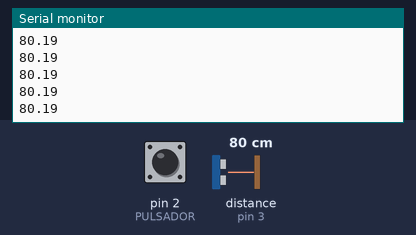
Simulated run of this sketch. Board: Arduino Uno, built with avr-gcc and run on an emulated ATmega328P. Shown: the last lines printed to the serial monitor. Wiring (inferred from the names in the program): ultrasonic range finder: trigger pin 7; echo pin 3. The inputs (shaded band) are chosen by the test bench; at power-on: pin 2 (PULSADOR) HIGH, distance to the obstacle (sensor on pin 3) 80 cm. The echo pulse lasts 58.3 µs per cm.

Above: at 1.2 s.
1.3 s: pin 2 (PULSADOR) pulled LOW for 0.15 s
3.0 s: distance to the obstacle (sensor on pin 3) set to 2 cm
At 3.9 s:
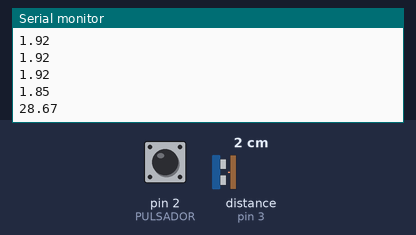
4.5 s: pin 2 (PULSADOR) pulled LOW for 1 s
7.0 s: distance to the obstacle (sensor on pin 3) set to 4 cm
At 7.5 s:
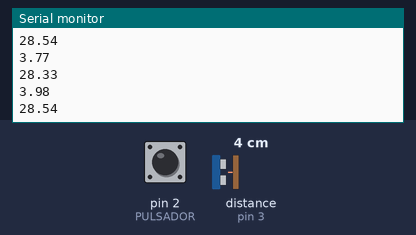
Timing chart, 0 to 9.5 s (numbered marks = the images above; inputs shaded):
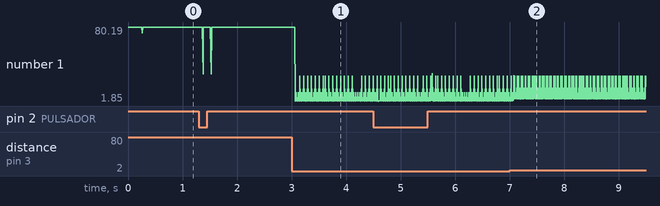

The sketch:

ej3.ino
```cpp
#define TRIGGER 7
#define ECHO 3
#define PULSADOR 2

int volatile tiempo_inicial = -1;

void handle_bump(){
  digitalWrite(LED_BUILTIN, HIGH);
  Serial.println("APRETADO");
}

void handle_echo(){
  if(digitalRead(ECHO)){
    tiempo_inicial = micros();
  } else {
    int tiempo_final = micros();
    float d = (tiempo_final - tiempo_inicial) * 0.0343 / 2;
    Serial.println(d);
  }
}

void setup(){
  pinMode(PULSADOR, INPUT_PULLUP);

  pinMode(TRIGGER, OUTPUT);
  pinMode(ECHO, INPUT);
  attachInterrupt(digitalPinToInterrupt(ECHO), handle_echo, CHANGE);
  attachInterrupt(digitalPinToInterrupt(PULSADOR),handle_bump,CHANGE);

  Serial.begin(9600);


}

void loop(){
  delayMicroseconds(2);
  digitalWrite(TRIGGER, HIGH);
  delayMicroseconds(10);
  digitalWrite(TRIGGER, LOW);

  digitalWrite(LED_BUILTIN, HIGH);
  digitalWrite(LED_BUILTIN, LOW);

}
```

ej2_int.ino
```cpp
// #define TRIGGER 7
// #define ECHO 3

// int volatile tiempo_inicial = -1;

// void handle_echo(){
//   if(digitalRead(ECHO)){
//     tiempo_inicial = micros();
//   } else {
//     int tiempo_final = micros();
//     float d = (tiempo_final - tiempo_inicial) * 0.0343 / 2;
//     Serial.println(d);
//   }
// }

// void setup(){
//   pinMode(TRIGGER, OUTPUT);
//   pinMode(ECHO, INPUT);
//   attachInterrupt(digitalPinToInterrupt(ECHO), handle_echo, CHANGE);
//   Serial.begin(9600);
// }

// void loop(){
//   delayMicroseconds(2);
//   digitalWrite(TRIGGER, HIGH);
//   delayMicroseconds(10);
//   digitalWrite(TRIGGER, LOW);

//   digitalWrite(LED_BUILTIN, HIGH);
//   digitalWrite(LED_BUILTIN, LOW);

// }
```

ej2_polling.ino
```cpp
// #define TRIGGER 7
// #define ECHO 4

// void setup(){
//   pinMode(TRIGGER, OUTPUT);
//   pinMode(ECHO, INPUT);
//   Serial.begin(9600);
// }

// void loop(){

//   delayMicroseconds(2);
//   digitalWrite(TRIGGER, HIGH);
//   delayMicroseconds(10);
//   digitalWrite(TRIGGER, LOW);

//   while(!digitalRead(ECHO));
//   int tiempo_inicial = micros();
//   while(digitalRead(ECHO)); //mientras sigue habiendo un uno espero
//   int tiempo_final = micros();
//   float d = (tiempo_final - tiempo_inicial) * 0.0343 / 2;

//   Serial.println(d);


// }
```

ejercicio_1.ino
```cpp
// // C++ code
// //
// #define PULSADOR 2
// void handle_bump(){
//   digitalWrite(LED_BUILTIN, HIGH);
//   Serial.println("APRETADO");
// }

// void setup(){
//   pinMode(LED_BUILTIN, OUTPUT);
//   pinMode(PULSADOR, INPUT_PULLUP);
//   Serial.begin(9600);
//   attachInterrupt(digitalPinToInterrupt(PULSADOR),handle_bump,CHANGE);
// }

// void loop(){
// }
```

Measured:
- after the input at 3.0 s, the serial monitor: prints a new line after 0.07 s (image 1)
- after the input at 7.0 s, the serial monitor: prints a new line after 0.07 s (image 2)
- plotted number 1: 79.99 → 28.67 after the input at 3.0 s, 1.92 → 28.54 after the input at 7.0 s
